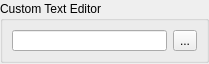
<?xml version="1.0" encoding="UTF-8"?>
<ui version="4.0">
 <class>Raw_Editing_Utilities_Form</class>
 <widget class="QWidget" name="Raw_Editing_Utilities_Form">
  <property name="geometry">
   <rect>
    <x>0</x>
    <y>0</y>
    <width>209</width>
    <height>64</height>
   </rect>
  </property>
  <property name="windowTitle">
   <string>Raw Editing Utilities</string>
  </property>
  <layout class="QGridLayout" name="Raw_Editing_Utilities_Form_gridLayout">
   <property name="margin">
    <number>0</number>
   </property>
   <item row="0" column="0">
    <widget class="QGroupBox" name="Custom_Text_Editor_Path_groupBox">
     <property name="maximumSize">
      <size>
       <width>16777215</width>
       <height>64</height>
      </size>
     </property>
     <property name="title">
      <string>Custom Text Editor</string>
     </property>
     <layout class="QGridLayout" name="Custom_Text_Editor_Path_groupBox_gridLayout">
      <property name="sizeConstraint">
       <enum>QLayout::SetMaximumSize</enum>
      </property>
      <item row="0" column="0">
       <widget class="QLineEdit" name="Custom_Text_Editor_Path_lineEdit">
        <property name="statusTip">
         <string>Custom Text Editor Path Line Edit: Custom text editor path.</string>
        </property>
       </widget>
      </item>
      <item row="0" column="1">
       <widget class="QToolButton" name="Custom_Text_Editor_Path_toolButton">
        <property name="text">
         <string>...</string>
        </property>
        <property name="popupMode">
         <enum>QToolButton::DelayedPopup</enum>
        </property>
       </widget>
      </item>
     </layout>
    </widget>
   </item>
  </layout>
 </widget>
 <resources/>
 <connections/>
</ui>
